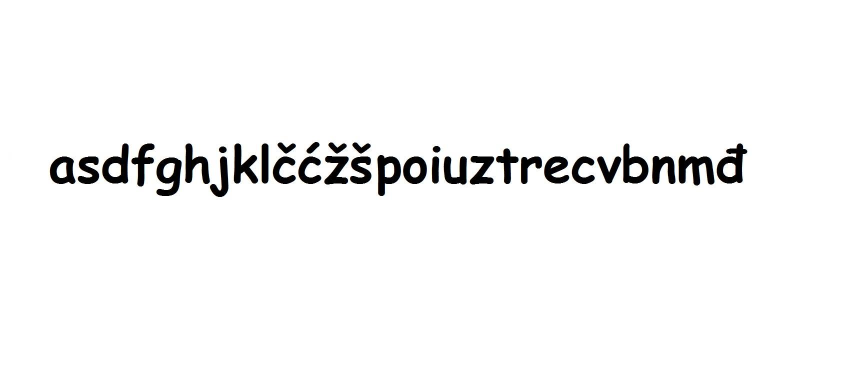
#> input picture img/obucavajuciSkup.jpg, 1691 x 766 px (shown at 1/2 size)
$ python ocr6.py   (Python 2 division)
#> lines starting #> are read from the running program, lines starting #| are printed output that depends on the picture; after the words box and inside, x2 and y2 are one past the last pixel; in counts of white or black regions, pixels touching at a corner belong together
### imageUtils.py
import cv2
import numpy as np
import matplotlib.pyplot as plt
import geomUtil as geom

def dilate(image, i):
	kernel = np.ones((3,3)) # strukturni element 3x3 blok
	return cv2.dilate(image, kernel, iterations=i)

def erode(image, i):
	kernel = np.ones((3,3)) # strukturni element 3x3 blok
	return cv2.erode(image, kernel, iterations=i)

def loadImage(path):
#> called with path = 'img/obucavajuciSkup.jpg'
	return cv2.cvtColor(cv2.imread(path), cv2.COLOR_BGR2RGB)

def getGrayscaleImage(img):
	return cv2.cvtColor(img, cv2.COLOR_RGB2GRAY)
#> returned value: shape (766, 1691)
#> in getBinaryImage, `return cv2.threshold(gsImg, 127, 255, cv2.THRESH_BINARY)[1]`: returned value: shape (766, 1691); 96.4% white; 33 black regions, largest, box (x1, y1, x2, y2) and area: (1357, 311, 1429, 371) 2526, (1434, 287, 1494, 367) 2410, (313, 315, 363, 392) 2276
#> in erode, `return cv2.erode(image, kernel, iterations=i)`:
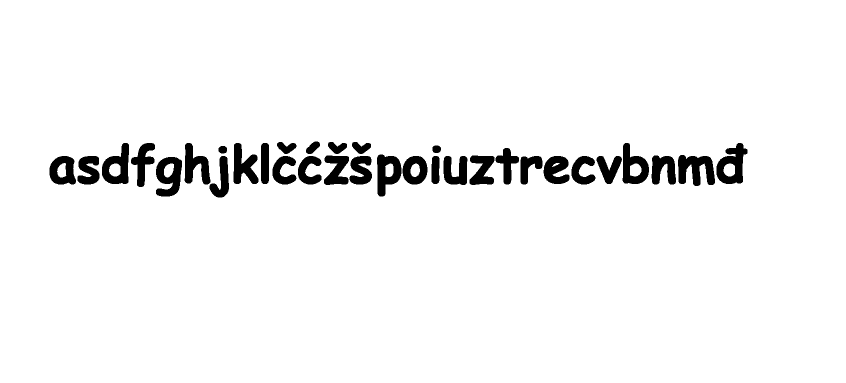
#> returned value: shape (766, 1691) (shown at 1/2 size); 95.7% white; 33 black regions, largest, box (x1, y1, x2, y2) and area: (1356, 310, 1430, 372) 2992, (1433, 286, 1495, 368) 2852, (312, 314, 364, 393) 2718
#> in dilate, `kernel = np.ones((3,3))`: kernel = [[1, 1, 1], [1, 1, 1], [1, 1, 1]]
#> in dilate, `return cv2.dilate(image, kernel, iterations=i)`: returned value: shape (766, 1691); 96.4% white; 33 black regions, largest, box (x1, y1, x2, y2) and area: (1357, 311, 1429, 371) 2536, (1434, 287, 1494, 367) 2414, (313, 315, 363, 392) 2282

def plotImage(img, color = False):
	plt.imshow(img) if color else plt.imshow(img, 'gray')

# [7 lines left out: function displayImageGrid, not called in this run]


def modifyPixels(img, func):
	h, w = img.shape
#> h = 766; w = 1691

	for i in range(0, h):
		for j in range(0, w):
			img[i,j] = func(img[i,j])
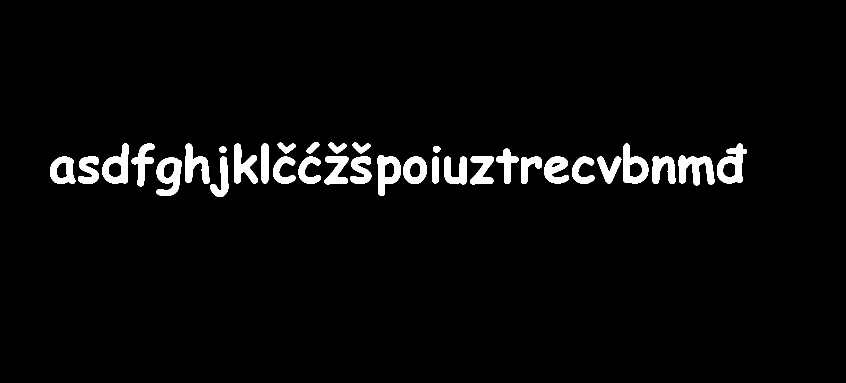
#> img: shape (766, 1691) (shown at 1/2 size); 3.6% white; 33 white regions


# [4 lines left out: function getRotatedImage, not called in this run]

def getBinaryImage(gsImg):
	return cv2.threshold(gsImg, 127, 255, cv2.THRESH_BINARY)[1]

def getBinaryImageObjectsFromContourSets(binImg, css):

	def getBIOFromCS(cs):
		x,y,w,h = geom.getContourSetRect(cs)

		def putPixel(i,j):

			put = False
			for c in cs:
				if cv2.pointPolygonTest(c, (i,j), False) >= 0:
					put = True
					break

			if put and binImg[j,i] == 255:
				return 255
			else:
				return 0

		region = np.array([putPixel(x+j, y+i) for i in xrange(0,h) for j in xrange(0,w)])
		region = np.reshape(region, (h,w))

		return (x, y), region

	return [getBIOFromCS(c) for c in css]

# [21 lines left out: function getBinaryImageObjectsFromContours, not called in this run]

def getImageContours(img):
	return cv2.findContours(img.copy(), cv2.RETR_EXTERNAL, cv2.CHAIN_APPROX_SIMPLE)[0]

# [26 lines left out: functions drawContourSetsOnImage, drawContoursOnImage, not called in this run]

### geomUtil.py
from sklearn.cluster import KMeans
import cv2
from scipy import stats
import numpy as np
from unionFind import *
from misc import *

# [11 lines left out: function getBinaryImgObjectsAngleAndCenter, not called in this run]

def intervalDistance(al, ar, bl, br):
    if al < bl:
        return bl - ar
    else:
        return al - br

def getContourSetRect(cs):

	x = [cv2.boundingRect(c)[0] for c in cs]
	y = [cv2.boundingRect(c)[1] for c in cs]
	w = [cv2.boundingRect(c)[2] for c in cs]
	h = [cv2.boundingRect(c)[3] for c in cs]

	right = max([ z[0] + z[1] for z in zip(x,w)])
	bottom = max([ z[0] + z[1] for z in zip(y,h)])
	x = min(x)
	y = min(y)

	return x,y , right - x, bottom - y

def rectDistance(a,b):
    ax,ay,aw,ah = a
    bx,by,bw,bh = b

    xdist = intervalDistance(ax, ax + aw, bx, bx + bw)
    ydist = intervalDistance(ay, ay + aw, by, by + bw)

    return xdist, ydist

# [7 lines left out: function getConsecutiveXDistancesBetweenRects, not called in this run]

def imObjToRects(imObjs):
	return [(i[0][0], i[0][1], i[1].shape[1], i[1].shape[0]) for i in imObjs]

def mergeContours(contours, criterion):

	contourPartition = UnionFind(len(contours))

	for i in xrange(0,len(contours)):
		for j in range(i+1, len(contours)):
			if not contourPartition.find(i,j) and criterion(contours[i], contours[j]):
				contourPartition.union(i,j)

	return partition(contours, contourPartition.getLabelArray())

# [6 lines left out: function getKMeans, not called in this run]

### misc.py
def partition(arr, partitionIndex):
	partitionDic = {}

	for el in zip(arr, partitionIndex):
		if el[1] not in partitionDic:
			partitionDic[el[1]] = []

		partitionDic[el[1]].append(el[0])

	dicItems = sorted(partitionDic.items(), key= lambda i: i[0])

	values = zip(*dicItems)[1]

	return values

### unionFind.py
class UnionFind(object):
	def __init__(self, length):
		self.labelarray = range(0,length)

	def union(self, i,j):
		iLabel = self.labelarray[i]
		jLabel = self.labelarray[j]

		for i in range(0, len(self.labelarray)):
			if self.labelarray[i] == jLabel:
				self.labelarray[i] = iLabel

	def find(self, i,j):
		return self.labelarray[i] == self.labelarray[j]

	def getLabelArray(self):
		return self.labelarray

### neuralNet.py
import cv2
import numpy as np

from keras.models import Sequential
from keras.layers.core import Dense,Activation
from keras.optimizers import SGD

def getStandardOutputVectors(n):
	return np.eye(n)

# [4 lines left out: function transformImageForAnn, not called in this run]

def createAnn(outputLayerDim, middleLayerDim = 128):
    ann = Sequential()
    ann.add(Dense(input_dim=784, output_dim=middleLayerDim,init="glorot_uniform"))
    ann.add(Activation("sigmoid"))
    ann.add(Dense(input_dim=middleLayerDim, output_dim=outputLayerDim,init="glorot_uniform"))
    ann.add(Activation("sigmoid"))
    return ann

# [11 lines left out: function trainAnn, not called in this run]

def getMaxIndex(arr):
	return max(enumerate(arr), key=lambda x: x[1])[0]


# [8 lines left out: function getStringOutputWithSpaces, not called in this run]


def classify(ann, inputs):
	outputs = ann.predict(np.array(inputs, np.float32))
	return [getMaxIndex(output) for output in outputs]

### ocr6.py
# -*- coding: utf-8 -*-
from imageUtils import *
import neuralNet as nn
import numpy as np
import geomUtil as geom

def mergCrit(a, b):
    ar = cv2.boundingRect(a)
    br = cv2.boundingRect(b)
    xdist = geom.rectDistance(ar, br)[0]
    maxw = max(ar[2], br[2])

    return xdist < 0 and maxw*0.5 < abs(xdist)

#######################################################

img = loadImage('img/obucavajuciSkup.jpg')

imgbin = getBinaryImage(getGrayscaleImage(img))
imgbin = dilate(erode(imgbin,1),1)

modifyPixels(imgbin, lambda p: 255 - p)
contours = getImageContours(imgbin)
#> contours = 33 contours; largest, box (x1, y1, x2, y2) and area: (1434, 287, 1494, 367) 2876, (313, 315, 363, 392) 2678, (205, 287, 257, 367) 2644, (1246, 287, 1297, 367) 2556, (755, 310, 802, 392) 2534
contourSets = geom.mergeContours(contours, mergCrit)
#> the loop in mergeContours, `for i in xrange(0,len(contours)):` made 33 passes
#> the loop in partition, `for el in zip(arr, partitionIndex):` made 33 passes
imObjs = getBinaryImageObjectsFromContourSets(imgbin, contourSets)
imObjs = sorted(imObjs, key = lambda o: o[0][0])

# [6 lines of commented-out code are left out]

alphabet = ['a','s','d','f','g','h','j','k','l','č',
'ć','ž','š','p','o','i','u','z','t','r','e','c','v','b','n','m','đ']

ann = nn.createAnn(len(alphabet))
#> (the run stopped early here; a loop or call above may not have finished)

$ run again, with img/test1.jpg copied over img/obucavajuciSkup.jpg
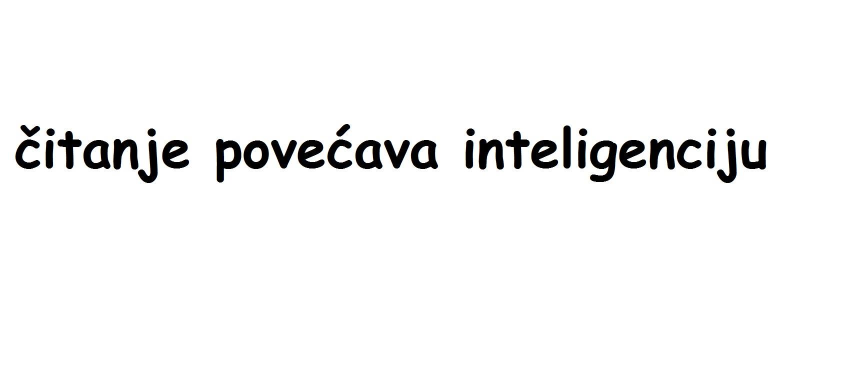
#> input picture img/test1.jpg, 1691 x 766 px (shown at 1/2 size)
#> in erode, `return cv2.erode(image, kernel, iterations=i)`:
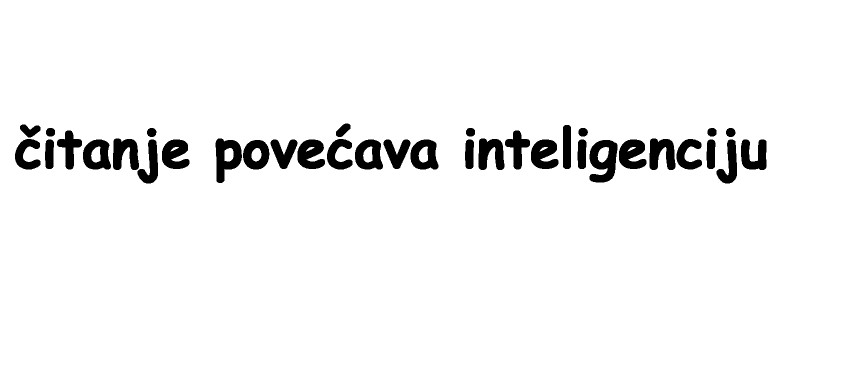
#> returned value: shape (766, 1691) (shown at 1/2 size); 95.6% white; 36 black regions, largest, box (x1, y1, x2, y2) and area: (1179, 280, 1235, 365) 3116, (431, 277, 484, 366) 2789, (324, 279, 379, 338) 2327
#> kernel = [[1, 1, 1], [1, 1, 1], [1, 1, 1]]
#> after the loop in modifyPixels, `for i in range(0, h):`:
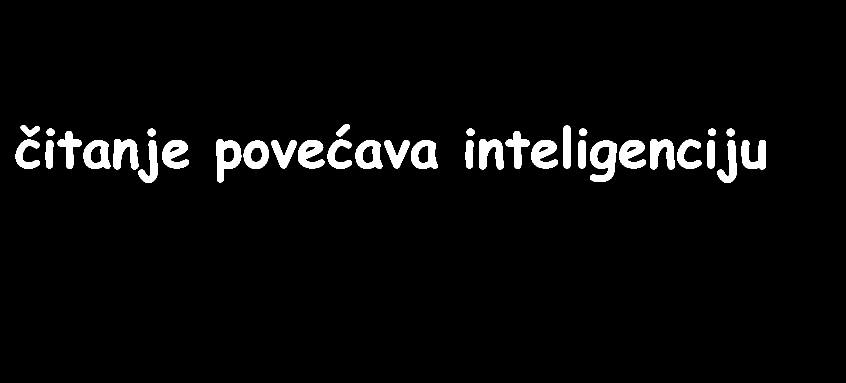
#> img: shape (766, 1691) (shown at 1/2 size); 3.7% white; 36 white regions
#> contours = 36 contours; largest, box (x1, y1, x2, y2) and area: (1180, 281, 1234, 364) 3136, (432, 278, 483, 365) 2808, (167, 280, 221, 338) 2404, (711, 280, 765, 338) 2402, (822, 280, 876, 338) 2402
#> the loop in mergeContours, `for i in xrange(0,len(contours)):` made 36 passes
#> the loop in partition, `for el in zip(arr, partitionIndex):` made 36 passes
